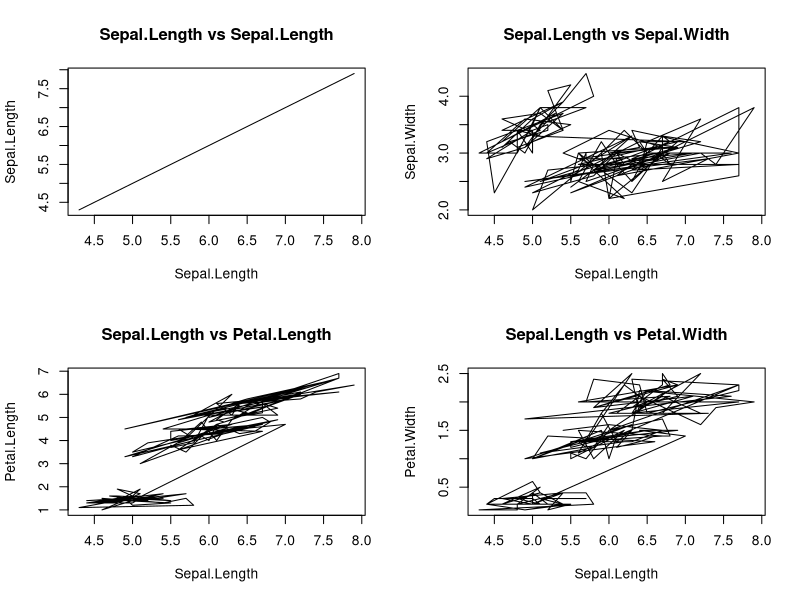
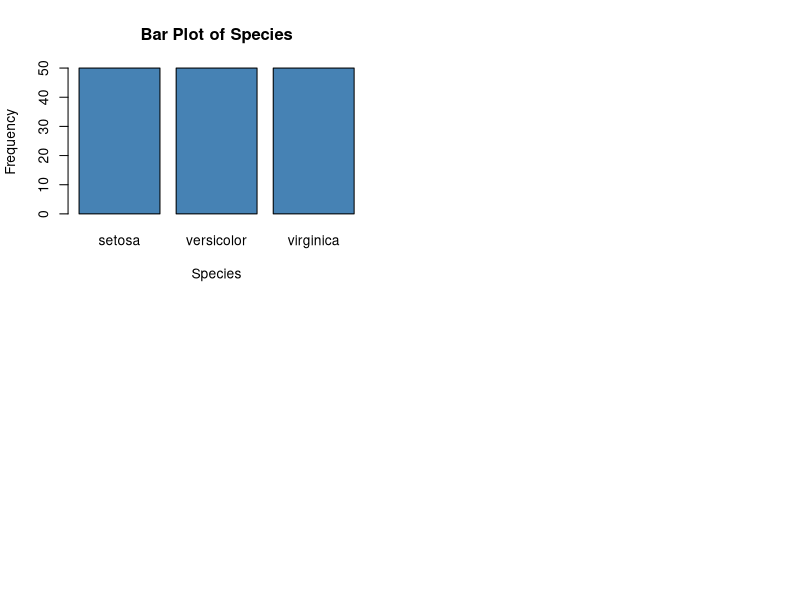
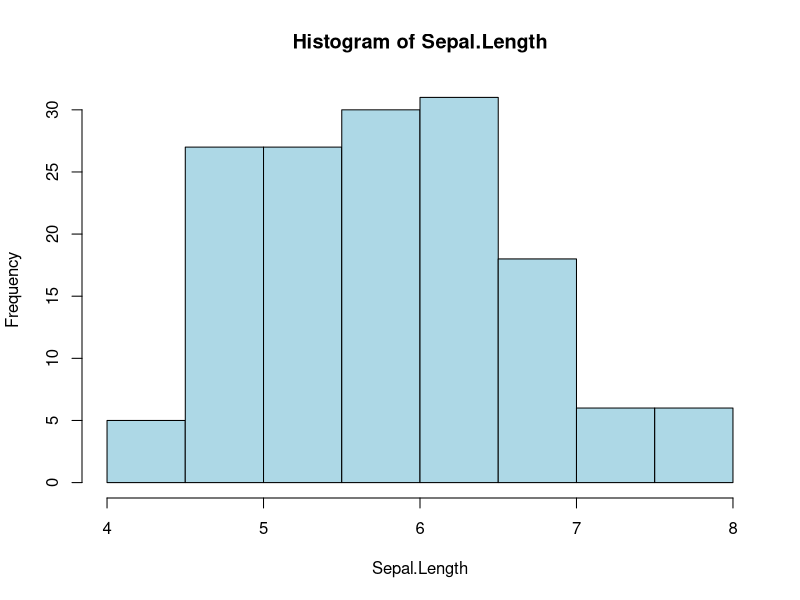
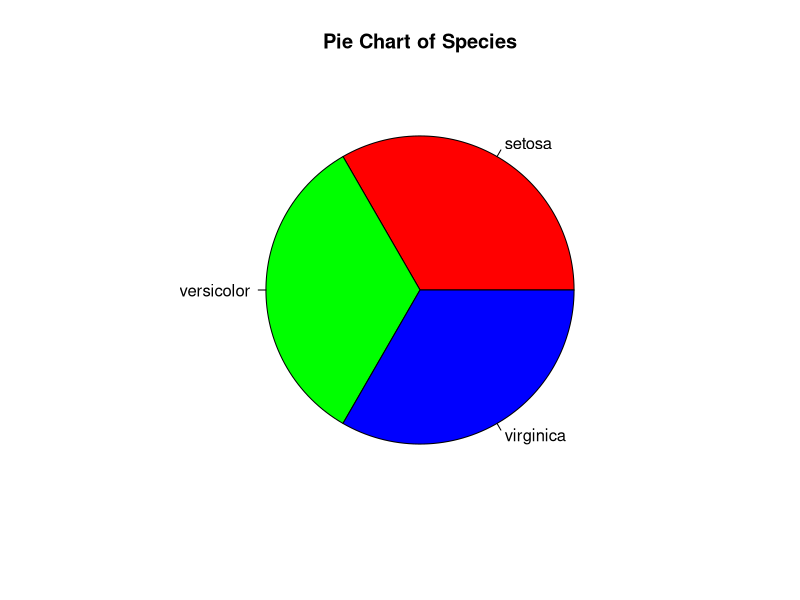
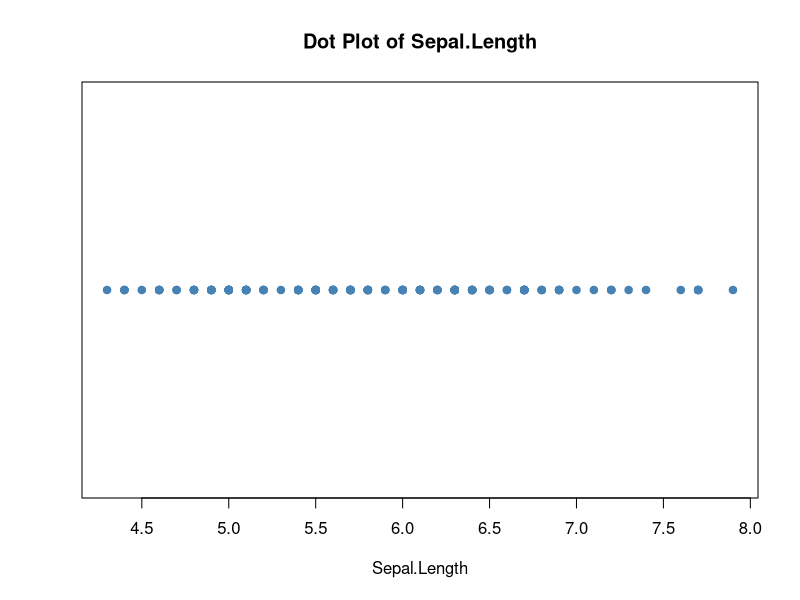
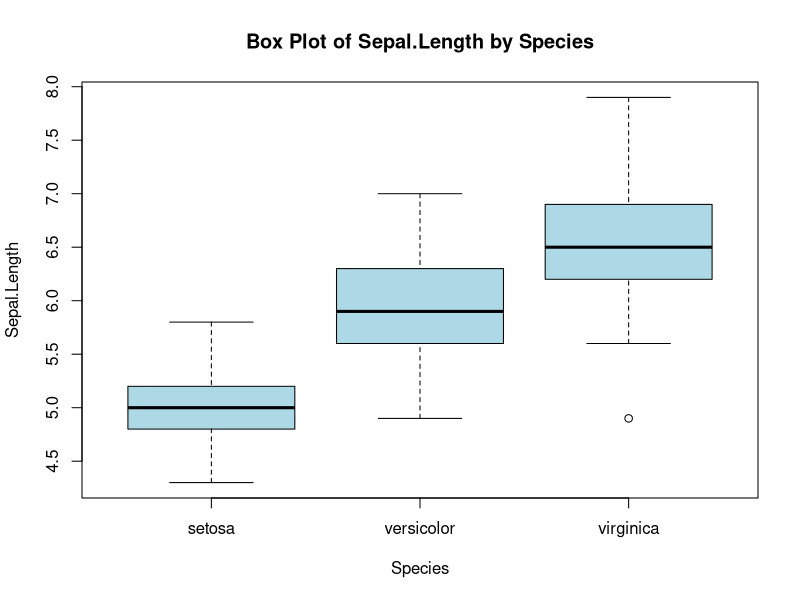
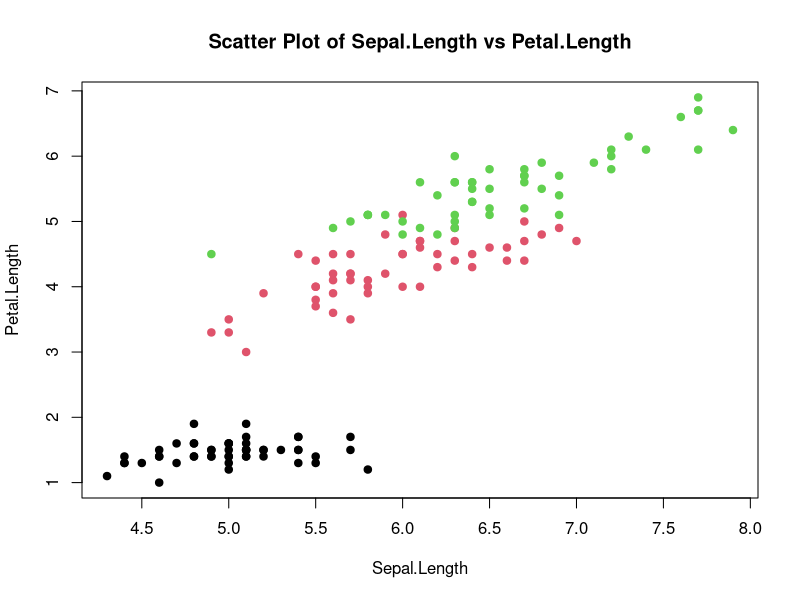
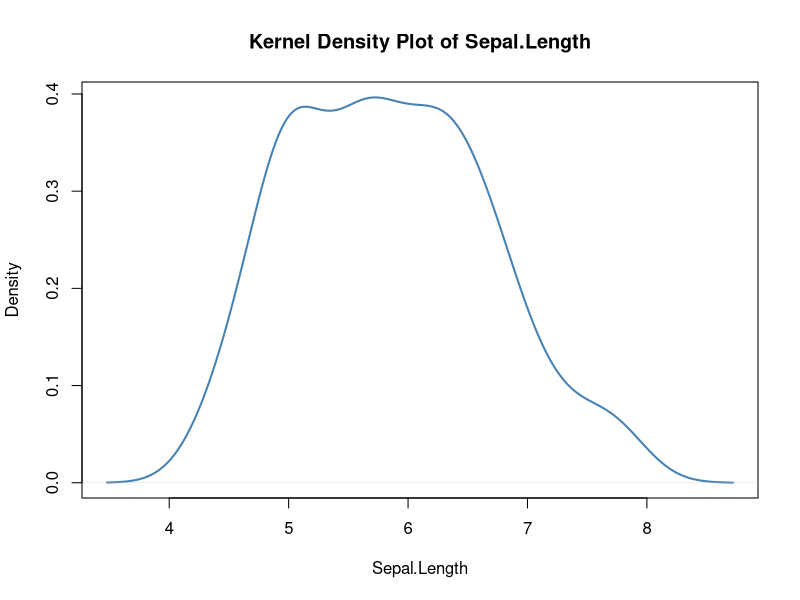

Reproduce these figures in R, in order.
# Q1
summary(iris)
str(iris)
head(iris, 5)
nrow(iris)
ncol(iris)

# Q2

# Line Charts
par(mfrow=c(2,2)) # Create a 2x2 layout for the plots
for (i in 1:4) {
  plot(iris$Sepal.Length, iris[,i], main=paste("Sepal.Length vs", colnames(iris)[i]), xlab="Sepal.Length", ylab=colnames(iris)[i], type="l")
}

# Bar Plot
barplot(table(iris$Species), main="Bar Plot of Species", xlab="Species", ylab="Frequency", col="steelblue")

# Histogram
par(mfrow=c(1,1)) # Reset layout to 1x1
hist(iris$Sepal.Length, main="Histogram of Sepal.Length", xlab="Sepal.Length", col="lightblue", border="black")

# Pie Chart
slices <- table(iris$Species)
pie(slices, main="Pie Chart of Species", col=rainbow(length(slices)))


# Dot Plot
stripchart(iris$Sepal.Length, main="Dot Plot of Sepal.Length", xlab="Sepal.Length", pch=19, col="steelblue")

# Box Plot
boxplot(Sepal.Length ~ Species, data=iris, main="Box Plot of Sepal.Length by Species", xlab="Species", ylab="Sepal.Length", col="lightblue", border="black")

# Scatter Plot
plot(iris$Sepal.Length, iris$Petal.Length, main="Scatter Plot of Sepal.Length vs Petal.Length", xlab="Sepal.Length", ylab="Petal.Length", col=iris$Species, pch=19)

# Kernel Density Plot
par(mfrow=c(1,1)) 
for (i in 1:4) {
  plot(density(iris[,i]), main=paste("Kernel Density Plot of", colnames(iris)[i]), xlab=colnames(iris)[i], col="steelblue", lwd=2)
}


# Q3

# List installed packages
installed_packages <- installed.packages()

# Display the names of installed packages
print(names(installed_packages))

# Count the number of installed packages
num_packages <- length(installed_packages)
print(num_packages)


# Q4

install.packages("ggplot2")
library(ggplot2)

# Create a hypothetical dataset
data <- data.frame(
  x = c(1, 2, 3, 4),
  y = c(10, 15, 7, 20),
  size = c(30, 50, 20, 80),
  label = c("A", "B", "C", "D")
)

# Create a bubble chart using ggplot2
ggplot(data, aes(x, y, size = size, label = label)) +
  geom_point(shape = 21, fill = "blue", color = "black", alpha = 0.7) +
  geom_text(vjust = -0.5) +  # Add labels above the bubbles
  labs(title = "Bubble Chart", x = "X-axis", y = "Y-axis") +
  theme_minimal()


